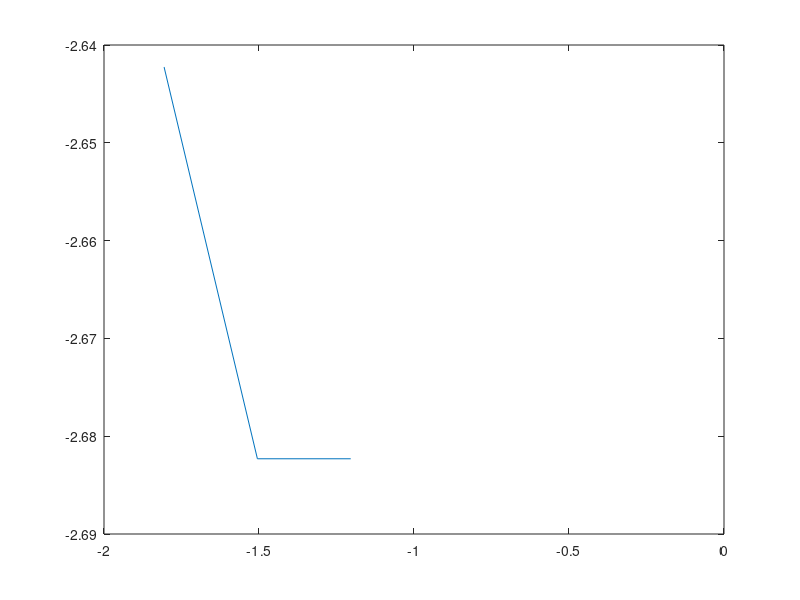
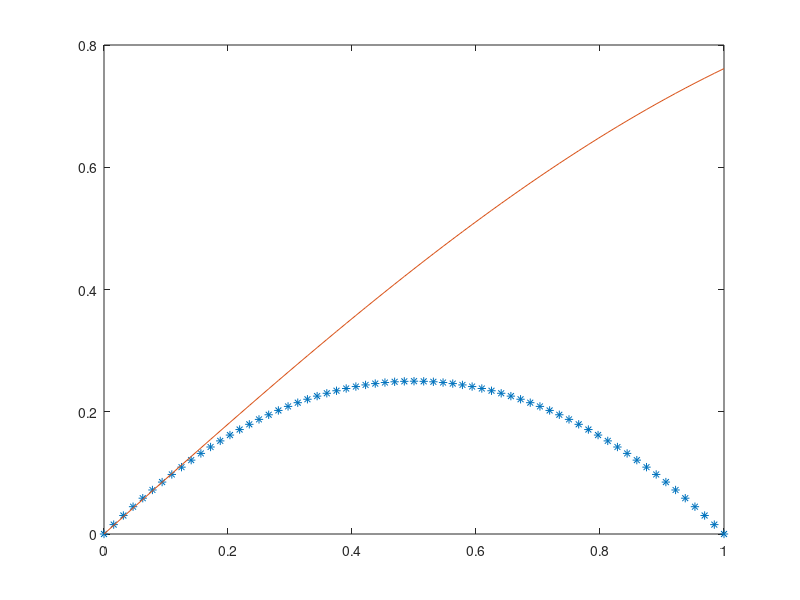

MATLAB code to generate these figures, in order:
h = 1;
V = [];
Vh = [];

f = @(x) sin(x) * exp(-0.1);

for k = 0 : 5
    h = h/2;
    L = 1;
    n = L/h;
    g = zeros(n +1,1);
    g(2:n) = -2*h^2;
    M = zeros(n + 1, n + 1);
    M(1,1) = 1;
    M(n+1,n+1) = 1;


    for i = 2: n
        M(i, i - 1) = 1;
        M(i, i) = -2;
        M(i, i+1) = 1;
    end 
    S = M\g;
    x = [0:h:L];  
    size(S)
    size(f(x))
    erro = abs(max(S' - f(x)))
    V = [V erro];
    Vh = [Vh h];
    
end

figure();
plot(log10(Vh), log10(V));
figure();
plot(x,S,'*', x,f(x));
 
 